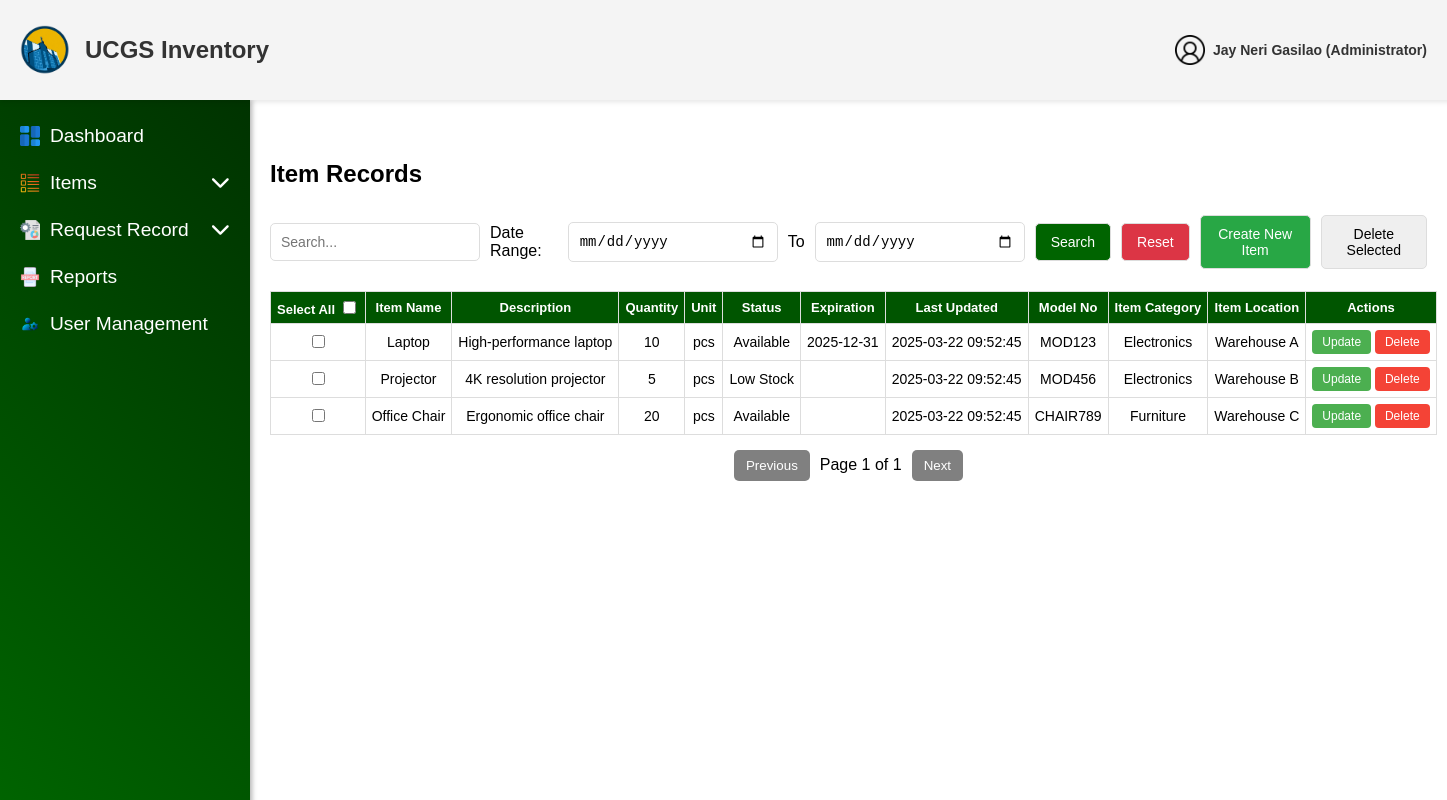
Page /admin/ItemRecords.php (signed in) on the committed database.
### tables this page shows
CREATE TABLE IF NOT EXISTS users (
    user_id INT AUTO_INCREMENT PRIMARY KEY,
    username VARCHAR(255) NOT NULL UNIQUE,
    email VARCHAR(255) NOT NULL UNIQUE,
    password VARCHAR(255) NOT NULL,
    role ENUM('User', 'Administrator') NOT NULL,
    ministry ENUM('UCM', 'CWA', 'CHOIR', 'PWT', 'CYF') NOT NULL,
    status ENUM('Active', 'Deactivated') NOT NULL DEFAULT 'Active',
    deactivation_end DATETIME DEFAULT NULL,
    created_at DATETIME NOT NULL DEFAULT CURRENT_TIMESTAMP,
    updated_at DATETIME DEFAULT NULL ON UPDATE CURRENT_TIMESTAMP
);

CREATE TABLE IF NOT EXISTS items (
    item_id INT AUTO_INCREMENT PRIMARY KEY,
    item_no VARCHAR(50) UNIQUE NOT NULL,
    item_name VARCHAR(255) NOT NULL,
    description TEXT,
    quantity INT NOT NULL,
    unit VARCHAR(20),
    status ENUM('Available', 'Out of Stock', 'Low Stock') NOT NULL,
    reorder_point INT DEFAULT 0,
    model_no VARCHAR(50),
    item_category VARCHAR(50),
    item_location VARCHAR(50),
    expiration DATE DEFAULT NULL,
    brand VARCHAR(50),
    supplier VARCHAR(50),
    price_per_item DECIMAL(10,2),
    deleted_at DATETIME DEFAULT NULL,
    last_updated DATETIME NOT NULL DEFAULT CURRENT_TIMESTAMP ON UPDATE CURRENT_TIMESTAMP,
    created_at DATETIME NOT NULL DEFAULT CURRENT_TIMESTAMP
);

### admin/ItemRecords.php (the view, shortened to what this page needs)
<?php
include '../config/db_connection.php';
function getLoggedInUser($conn) {
    $userId = $_SESSION['user_id'];
    $stmt = $conn->prepare("SELECT * FROM users WHERE user_id = ?");
    $stmt->bind_param("i", $userId);
    $stmt->execute();
    $result = $stmt->get_result();
    $user = $result->fetch_assoc();
    return $user;
}
$query = "SELECT * FROM items";
$result = $conn->query($query);
$loggedInUser = getLoggedInUser($conn);
$accountName = $loggedInUser['username'];
$accountRole = $loggedInUser['role'];
?>
<!DOCTYPE html>
<html lang="en">
<head>
    <link rel="stylesheet" href="../css/records.css">
    <link rel="stylesheet" href="https://cdnjs.cloudflare.com/ajax/libs/font-awesome/6.5.1/css/all.min.css">
</head>
<body>
<header class="header">
        <div class="header-content">
            <div class="left-side">
                <img src="../assets/img/Logo.png" alt="Logo" class="logo">
                <span class="website-name">UCGS Inventory</span>
            </div>
            <div class="right-side">
            <div class="user">
    <img src="../assets/img/users.png" alt="User" class="icon" id="userIcon">
    <span class="admin-text"><?php echo htmlspecialchars($accountName); ?> (<?php echo htmlspecialchars($accountRole); ?>)</span>
</div>
            </div>
        </div>
    </header>
    <aside class="sidebar">
        <ul>
            <li><a href="AdminDashboard.php"><img src="../assets/img/dashboards.png" alt="Dashboard Icon" class="sidebar-icon"> Dashboard</a></li>
            <li class="dropdown">
                <a href="#" class="dropdown-btn">
                    <img src="../assets/img/list-items.png" alt="Items Icon" class="sidebar-icon">
                    <span class="text">Items</span>
                    <i class="fa-solid fa-chevron-down arrow-icon"></i>
                </a>
            </li>
            <li class="dropdown">
                <a href="#" class="dropdown-btn">
                    <img src="../assets/img/request-for-proposal.png" alt="Request Icon" class="sidebar-icon">
                    <span class="text">Request Record</span>
                    <i class="fa-solid fa-chevron-down arrow-icon"></i>
                </a>
            </li>
            <li><a href="Reports.php"><img src="../assets/img/reports.png" alt="Reports Icon" class="sidebar-icon"> Reports</a></li>
            <li><a href="UserManagement.php"><img src="../assets/img/user-management.png" alt="User Management Icon" class="sidebar-icon"> User Management</a></li>
        </ul>
    </aside>
<div class="main-content">
    <h2>Item Records</h2>
<div class="search-form">
    <input type="text" id="search-input" placeholder="Search...">
    <p style = "font-family: 'Akrobat', sans-serif;">Date Range:</p>
    <input type="date" id="start-date">
    <p style = "font-family: 'Akrobat', sans-serif;">To</p>
    <input type="date" id="end-date">
    <button class="search-btn" onclick="searchTable()">Search</button>
    <button class="reset-btn" onclick="resetSearch()">Reset</button>
    <button class="create-btn" onclick="openCreateModal()">Create New Item</button>
    <button class="delete-selected-btn" onclick="deleteSelected()">Delete Selected</button>
</div>
    <form id="item-form">
        <table class="item-table">
            <thead>
                <tr>
                    <th>Select All <input type="checkbox" class="select-all" onclick="toggleSelectAll(this)"></th>
                    <th>Item Name</th>
                    <th>Description</th>
                    <th>Quantity</th>
                    <th>Unit</th>
                    <th>Status</th>
                    <th>Expiration</th>
                    <th>Last Updated</th>
                    <th>Model No</th>
                    <th>Item Category</th>
                    <th>Item Location</th>
                    <th>
                        Actions
                    </th>
                </tr>
            </thead>
            <tbody id="item-table-body">
                <?php if ($result->num_rows > 0): ?>
                    <?php while ($row = $result->fetch_assoc()): ?>
                        <tr>
                            <td><input type="checkbox" class="select-item"></td>
                            <td><?= htmlspecialchars($row['item_name']) ?></td>
                            <td><?= htmlspecialchars($row['description']) ?></td>
                            <td><?= htmlspecialchars($row['quantity']) ?></td>
                            <td><?= htmlspecialchars($row['unit']) ?></td>
                            <td><?= htmlspecialchars($row['status']) ?></td>
                            <td><?= htmlspecialchars($row['expiration']) ?></td>
                            <td><?= htmlspecialchars($row['last_updated']) ?></td>
                            <td><?= htmlspecialchars($row['model_no']) ?></td>
                            <td><?= htmlspecialchars($row['item_category']) ?></td>
                            <td><?= htmlspecialchars($row['item_location']) ?></td>
                            <td>
                                <button type="button" class="update-btn" onclick="openUpdateModal(this)">Update</button>
                                <button type="button" class="delete-btn" onclick="openDeleteModal(this)">Delete</button>
                            </td>
                        </tr>
                    <?php endwhile; ?>
                <?php else: ?>
                    <tr>
                        <td colspan="12">No records found.</td>
                    </tr>
                <?php endif; ?>
            </tbody>
        </table>
    </form>
    <div class="pagination">
    <button onclick="prevPage()" id="prev-btn" style = "font-family:'Akrobat', sans-serif;">Previous</button>
    <span id="page-number" style = "font-family:'Akrobat', sans-serif;">Page 1</span>
    <button onclick="nextPage()" id="next-btn" style = "font-family:'Akrobat', sans-serif;">Next</button>
</div>
</div>
</body>
</html>

### css/records.css (style rules this page uses)
body { margin: 0; font-family: 'Akrobat', sans-serif; }
.header { background-color: #f4f4f4; height: 100px; padding: 0 20px; box-shadow: 0 2px 5px rgba(0, 0, 0, 0.1); display: flex; align-items: center; position: fixed; top: 0; left: 0; width: 100%; z-index: 1000; }
.header-content { display: flex; justify-content: space-between; width: 100%; align-items: center; }
.main-content { margin-left: 250px; margin-top: 120px; padding: 20px; }
.left-side { display: flex; align-items: center; }
.logo { height: 50px; margin-right: 15px; }
.website-name { font-family: 'Akrobat', sans-serif; font-size: 1.5em; font-weight: bold; color: #333; }
.right-side { margin-right: 40px; display: flex; align-items: center; gap: 10px; }
.icon { height: 30px; margin-left: 20px; cursor: pointer; }
.sidebar { width: 250px; height: calc(100vh - 100px); background: linear-gradient(45deg, #006400, #003300); position: fixed; top: 100px; left: 0; display: flex; flex-direction: column; padding-top: 10px; box-shadow: 2px 0 5px rgba(0, 0, 0, 0.3); }
.sidebar ul { font-family: 'Akrobat', sans-serif; list-style: none; padding: 0px; margin: 0; }
.sidebar li { margin: 5px 0; }
.sidebar a, .dropdown-btn { font-family: 'Akrobat', sans-serif; text-decoration: none; color: rgb(255, 255, 255); font-size: 1.2em; padding: 10px 20px; display: flex; align-items: center; transition: background-color 0.3s ease, transform 0.2s ease-in-out; }
.sidebar a .text, .dropdown-btn .text { flex-grow: 1; text-align: left; }
.sidebar-icon { width: 20px; height: 20px; margin-right: 10px; transition: transform 0.2s ease-in-out; }
.dropdown-btn { display: flex; align-items: center; justify-content: space-between; cursor: pointer; }
.arrow-icon { margin-left: auto; transition: transform 0.3s ease; }
.user { position: relative; cursor: pointer; display: flex; align-items: center; gap: 8px; }
.user .icon { width: 30px; height: 30px; }
.admin-text { font-size: 14px; font-weight: bold; color: #333; }
.main-content h2 { font-family: 'Akrobat', sans-serif; }
.search-form { display: flex; align-items: center; gap: 10px; margin-bottom: 15px; justify-content: flex-start; }
.search-form input, .search-form button { padding: 8px; border: 1px solid #ddd; border-radius: 5px; }
.search-form input { width: 250px; padding: 10px; font-size: 14px; }
.search-form button { padding: 10px 15px; font-size: 14px; }
.search-btn, .reset-btn { background-color: #006400; color: white; border: none; cursor: pointer; padding: 8px 12px; }
.reset-btn { background-color: #dc3545; }
.item-table { width: 100%; border-collapse: collapse; font-size: 14px; }
.item-table th, .item-table td { padding: 6px; border: 1px solid #ddd; text-align: center; white-space: nowrap; }
.item-table th { background-color: #005500; color: white; font-size: 13px; }
.update-btn, .delete-btn { font-size: 12px; padding: 4px 8px; }
.update-btn, .delete-btn { font-size: 12px; padding: 5px 10px; border-radius: 4px; border: none; cursor: pointer; transition: all 0.3s ease-in-out; }
.update-btn { background-color: #4CAF50; color: white; }
.delete-btn { background-color: #f44336; color: white; }
.pagination { display: flex; justify-content: center; align-items: center; margin-top: 15px; gap: 10px; }
.pagination button { padding: 8px 12px; border: none; background-color: #006400; color: white; cursor: pointer; border-radius: 5px; }
.pagination button:disabled { background-color: gray; cursor: not-allowed; }
.create-btn { background-color: #28a745; color: white; padding: 10px 20px; border: none; cursor: pointer; border-radius: 5px; }

### rows in the picture
users: username "Jay Neri Gasilao", role "Administrator"
items: item_name "Laptop", description "High-performance laptop", quantity "10", unit "pcs", status "Available", expiration "2025-12-31", last_updated "2025-03-22 09:52:45", model_no "MOD123", item_category "Electronics", item_location "Warehouse A"
items: item_name "Projector", description "4K resolution projector", quantity "5", unit "pcs", status "Low Stock", last_updated "2025-03-22 09:52:45", model_no "MOD456", item_category "Electronics", item_location "Warehouse B"
items: item_name "Office Chair", description "Ergonomic office chair", quantity "20", unit "pcs", status "Available", last_updated "2025-03-22 09:52:45", model_no "CHAIR789", item_category "Furniture", item_location "Warehouse C"
